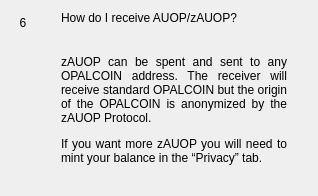
                  <widget class="QWidget" name="widgetFaq6" native="true">
                   <layout class="QHBoxLayout" name="horizontalpage_6" stretch="0,1">
                    <item alignment="Qt::AlignTop">
                     <widget class="QLabel" name="labelNumber6">
                      <property name="minimumSize">
                       <size>
                        <width>24</width>
                        <height>24</height>
                       </size>
                      </property>
                      <property name="maximumSize">
                       <size>
                        <width>16777215</width>
                        <height>24</height>
                       </size>
                      </property>
                      <property name="text">
                       <string>6</string>
                      </property>
                      <property name="alignment">
                       <set>Qt::AlignCenter</set>
                      </property>
                     </widget>
                    </item>
                    <item>
                     <layout class="QVBoxLayout" name="verticalLayoutpage_6">
                      <property name="spacing">
                       <number>0</number>
                      </property>
                      <property name="leftMargin">
                       <number>20</number>
                      </property>
                      <property name="rightMargin">
                       <number>20</number>
                      </property>
                      <item>
                       <widget class="QLabel" name="labelSubtitle6">
                        <property name="text">
                         <string>How do I receive AUOP/zAUOP?</string>
                        </property>
                        <property name="wordWrap">
                         <bool>true</bool>
                        </property>
                       </widget>
                      </item>
                      <item>
                       <spacer name="verticalSpacer_60">
                        <property name="orientation">
                         <enum>Qt::Vertical</enum>
                        </property>
                        <property name="sizeType">
                         <enum>QSizePolicy::Fixed</enum>
                        </property>
                        <property name="sizeHint" stdset="0">
                         <size>
                          <width>20</width>
                          <height>30</height>
                         </size>
                        </property>
                       </spacer>
                      </item>
                      <item>
                       <widget class="QLabel" name="labelContent6">
                        <property name="text">
                         <string>
                           &lt;html&gt;&lt;head/&gt;&lt;body&gt;&lt;p align=&quot;justify&quot;&gt;
                           zAUOP can be spent and sent to any OPALCOIN address. The receiver will
                           receive standard OPALCOIN but the origin of the OPALCOIN is anonymized by the zAUOP Protocol.
                           &lt;/p&gt;&lt;p align=&quot;justify&quot;&gt;
                           If you want more zAUOP you will need to mint your balance in the “Privacy” tab.
                           &lt;/p&gt;&lt;/body&gt;&lt;/html&gt;
                         </string>
                        </property>
                        <property name="alignment">
                         <set>Qt::AlignLeading|Qt::AlignLeft|Qt::AlignTop</set>
                        </property>
                        <property name="wordWrap">
                         <bool>true</bool>
                        </property>
                       </widget>
                      </item>
                      <item>
                       <spacer name="verticalSpacer_61">
                        <property name="orientation">
                         <enum>Qt::Vertical</enum>
                        </property>
                        <property name="sizeHint" stdset="0">
                         <size>
                          <width>20</width>
                          <height>20</height>
                         </size>
                        </property>
                       </spacer>
                      </item>
                     </layout>
                    </item>
                   </layout>
                  </widget>
